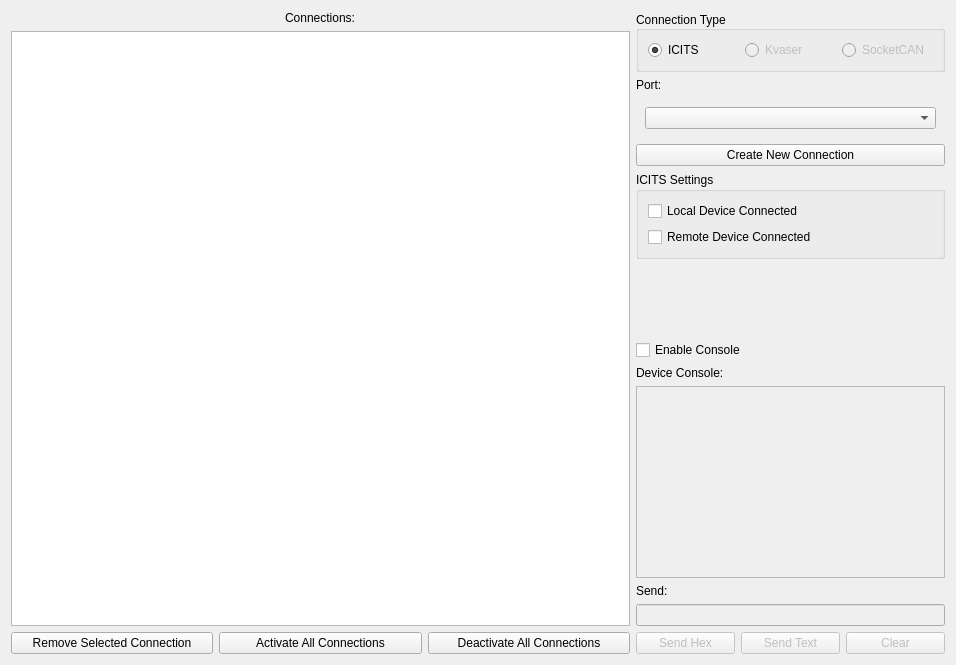
<?xml version="1.0" encoding="UTF-8"?>
<ui version="4.0">
 <class>ConnectionWindow</class>
 <widget class="QWidget" name="ConnectionWindow">
  <property name="geometry">
   <rect>
    <x>0</x>
    <y>0</y>
    <width>956</width>
    <height>665</height>
   </rect>
  </property>
  <property name="windowTitle">
   <string>Connection Settings</string>
  </property>
  <layout class="QHBoxLayout" name="horizontalLayout" stretch="2,1">
   <item>
    <layout class="QVBoxLayout" name="verticalLayout">
     <item alignment="Qt::AlignHCenter">
      <widget class="QLabel" name="label_4">
       <property name="text">
        <string>Connections:</string>
       </property>
      </widget>
     </item>
     <item>
      <widget class="QTableView" name="tableConnections">
       <property name="alternatingRowColors">
        <bool>true</bool>
       </property>
       <property name="selectionMode">
        <enum>QAbstractItemView::SingleSelection</enum>
       </property>
       <property name="selectionBehavior">
        <enum>QAbstractItemView::SelectRows</enum>
       </property>
      </widget>
     </item>
     <item>
      <layout class="QHBoxLayout" name="horizontalLayout_5">
       <item>
        <widget class="QPushButton" name="btnRemoveBus">
         <property name="text">
          <string>Remove Selected Connection</string>
         </property>
        </widget>
       </item>
       <item>
        <widget class="QPushButton" name="btnActivateAll">
         <property name="text">
          <string>Activate All Connections</string>
         </property>
        </widget>
       </item>
       <item>
        <widget class="QPushButton" name="btnDeactivateAll">
         <property name="text">
          <string>Deactivate All Connections</string>
         </property>
        </widget>
       </item>
      </layout>
     </item>
    </layout>
   </item>
   <item>
    <layout class="QVBoxLayout" name="verticalLayout_2">
     <item>
      <widget class="QGroupBox" name="gbType">
       <property name="title">
        <string>Connection Type</string>
       </property>
       <property name="alignment">
        <set>Qt::AlignLeading|Qt::AlignLeft|Qt::AlignVCenter</set>
       </property>
       <layout class="QHBoxLayout" name="horizontalLayout_2">
        <item>
         <widget class="QRadioButton" name="rbGVRET">
          <property name="text">
           <string>ICITS</string>
          </property>
          <property name="checked">
           <bool>true</bool>
          </property>
         </widget>
        </item>
        <item>
         <widget class="QRadioButton" name="rbKvaser">
          <property name="enabled">
           <bool>false</bool>
          </property>
          <property name="text">
           <string>Kvaser</string>
          </property>
         </widget>
        </item>
        <item>
         <widget class="QRadioButton" name="rbSocketCAN">
          <property name="enabled">
           <bool>false</bool>
          </property>
          <property name="text">
           <string>SocketCAN</string>
          </property>
         </widget>
        </item>
       </layout>
      </widget>
     </item>
     <item>
      <widget class="QLabel" name="lPort">
       <property name="sizePolicy">
        <sizepolicy hsizetype="Minimum" vsizetype="Minimum">
         <horstretch>0</horstretch>
         <verstretch>0</verstretch>
        </sizepolicy>
       </property>
       <property name="text">
        <string>Port:</string>
       </property>
      </widget>
     </item>
     <item>
      <widget class="QStackedWidget" name="stPort">
       <property name="sizePolicy">
        <sizepolicy hsizetype="Preferred" vsizetype="Fixed">
         <horstretch>0</horstretch>
         <verstretch>0</verstretch>
        </sizepolicy>
       </property>
       <property name="minimumSize">
        <size>
         <width>0</width>
         <height>0</height>
        </size>
       </property>
       <property name="layoutDirection">
        <enum>Qt::LeftToRight</enum>
       </property>
       <property name="currentIndex">
        <number>0</number>
       </property>
       <widget class="QWidget" name="cbPage">
        <property name="sizePolicy">
         <sizepolicy hsizetype="Expanding" vsizetype="Preferred">
          <horstretch>0</horstretch>
          <verstretch>0</verstretch>
         </sizepolicy>
        </property>
        <property name="layoutDirection">
         <enum>Qt::LeftToRight</enum>
        </property>
        <layout class="QHBoxLayout" name="horizontalLayout_8">
         <item>
          <widget class="QComboBox" name="cbPort">
           <property name="sizePolicy">
            <sizepolicy hsizetype="Expanding" vsizetype="Fixed">
             <horstretch>0</horstretch>
             <verstretch>0</verstretch>
            </sizepolicy>
           </property>
           <property name="maximumSize">
            <size>
             <width>341</width>
             <height>16777215</height>
            </size>
           </property>
          </widget>
         </item>
        </layout>
       </widget>
       <widget class="QWidget" name="etPage">
        <layout class="QHBoxLayout" name="horizontalLayout_7">
         <item>
          <widget class="QLineEdit" name="lePort">
           <property name="sizePolicy">
            <sizepolicy hsizetype="Expanding" vsizetype="Fixed">
             <horstretch>0</horstretch>
             <verstretch>0</verstretch>
            </sizepolicy>
           </property>
          </widget>
         </item>
        </layout>
       </widget>
      </widget>
     </item>
     <item>
      <layout class="QHBoxLayout" name="horizontalLayout_4">
       <item>
        <widget class="QPushButton" name="btnOK">
         <property name="text">
          <string>Create New Connection</string>
         </property>
        </widget>
       </item>
      </layout>
     </item>
     <item>
      <widget class="QGroupBox" name="groupBox">
       <property name="title">
        <string>ICITS Settings</string>
       </property>
       <layout class="QVBoxLayout" name="verticalLayout_3">
        <item>
         <widget class="QCheckBox" name="ckIsLocalDevConnected">
          <property name="text">
           <string>Local Device Connected</string>
          </property>
         </widget>
        </item>
        <item>
         <widget class="QCheckBox" name="ckIsRemoteDevConnected">
          <property name="text">
           <string>Remote Device Connected</string>
          </property>
         </widget>
        </item>
       </layout>
      </widget>
     </item>
     <item>
      <spacer name="verticalSpacer">
       <property name="orientation">
        <enum>Qt::Vertical</enum>
       </property>
       <property name="sizeType">
        <enum>QSizePolicy::Expanding</enum>
       </property>
       <property name="sizeHint" stdset="0">
        <size>
         <width>20</width>
         <height>40</height>
        </size>
       </property>
      </spacer>
     </item>
     <item alignment="Qt::AlignLeft">
      <widget class="QCheckBox" name="ckEnableConsole">
       <property name="text">
        <string>Enable Console</string>
       </property>
      </widget>
     </item>
     <item>
      <widget class="QLabel" name="label">
       <property name="text">
        <string>Device Console:</string>
       </property>
      </widget>
     </item>
     <item>
      <widget class="QTextBrowser" name="textConsole">
       <property name="enabled">
        <bool>false</bool>
       </property>
      </widget>
     </item>
     <item>
      <widget class="QLabel" name="label_3">
       <property name="text">
        <string>Send:</string>
       </property>
      </widget>
     </item>
     <item>
      <widget class="QLineEdit" name="lineSend">
       <property name="enabled">
        <bool>false</bool>
       </property>
      </widget>
     </item>
     <item>
      <layout class="QHBoxLayout" name="horizontalLayout_9">
       <item>
        <widget class="QPushButton" name="btnSendHex">
         <property name="enabled">
          <bool>false</bool>
         </property>
         <property name="text">
          <string>Send Hex</string>
         </property>
        </widget>
       </item>
       <item>
        <widget class="QPushButton" name="btnSendText">
         <property name="enabled">
          <bool>false</bool>
         </property>
         <property name="text">
          <string>Send Text</string>
         </property>
        </widget>
       </item>
       <item>
        <widget class="QPushButton" name="btnClearDebug">
         <property name="enabled">
          <bool>false</bool>
         </property>
         <property name="text">
          <string>Clear</string>
         </property>
        </widget>
       </item>
      </layout>
     </item>
    </layout>
   </item>
  </layout>
 </widget>
 <resources/>
 <connections/>
</ui>
